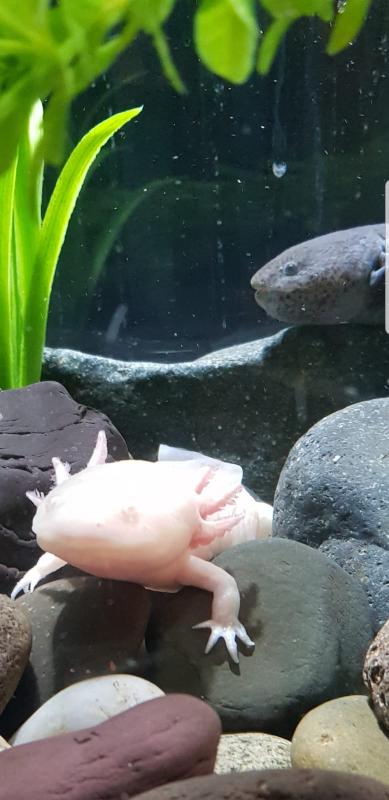
#> input picture Ajolote.jpg, 778 x 1600 px (shown at 1/2 size)
$ python Imagenes.py   (older library calls are emulated)
#> lines starting #> are read from the running program, lines starting #| are printed output that depends on the picture
import cv2
import numpy as np
from skimage import io, img_as_float

img_ajolote_noise = img_as_float(io.imread('Ajolote.jpg', as_gray= True))
#> img_ajolote_noise: shape (1600, 778) float64; min 0.000565, max 1, mean 0.38
img_lola_noise = img_as_float(io.imread('Lola.jpg', as_gray= True))
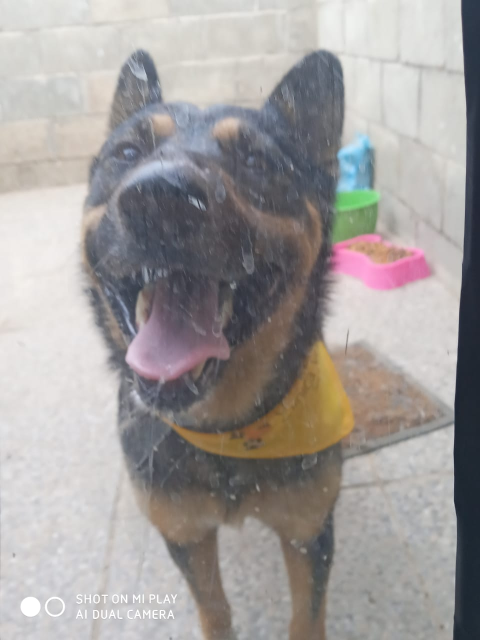
#> input picture Lola.jpg, 960 x 1280 px (shown at 1/2 size)
#> img_lola_noise: shape (1280, 960) float64; min 0.114, max 1, mean 0.621
img_pez_noise = img_as_float(io.imread('Pez.jpg', as_gray= True))
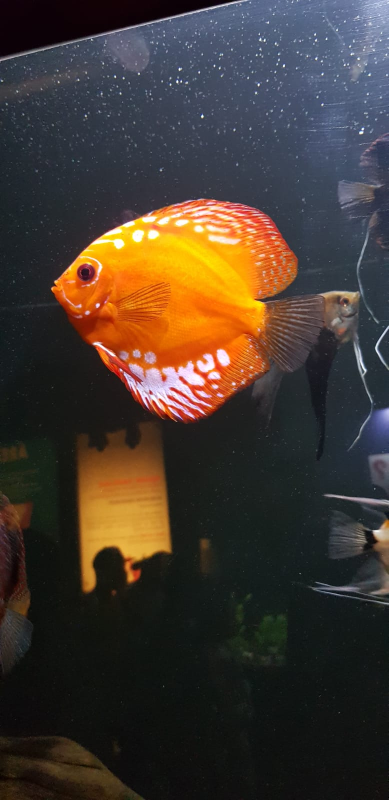
#> input picture pez.jpg, 777 x 1600 px, found by its file name (shown at 1/2 size)
#> img_pez_noise: shape (1600, 777) float64; min 0, max 1, mean 0.23
img_chapala_noise = img_as_float(io.imread('chapala.jpg', as_gray= True))
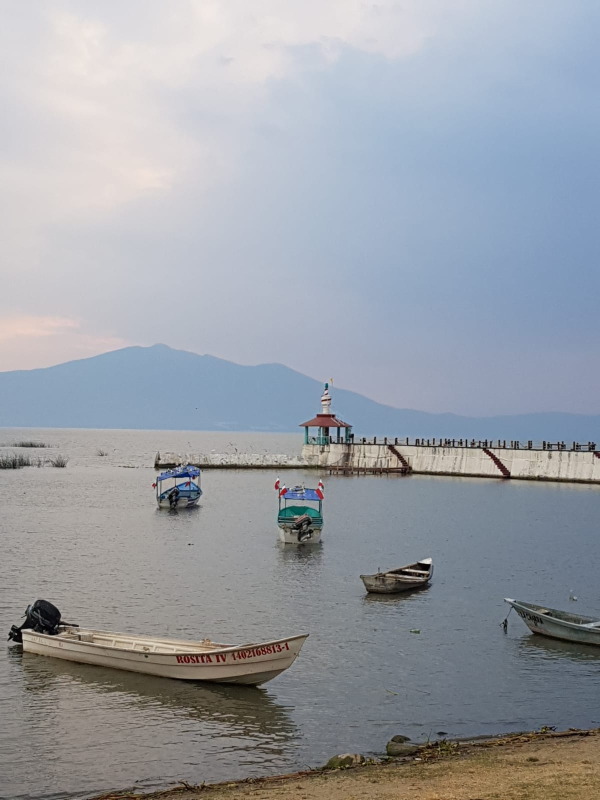
#> input picture chapala.jpg, 1200 x 1600 px (shown at 1/2 size)
#> img_chapala_noise: shape (1600, 1200) float64; min 0, max 0.994, mean 0.62
img_chucky_noise = img_as_float(io.imread('Chucky.jpg', as_gray= True))
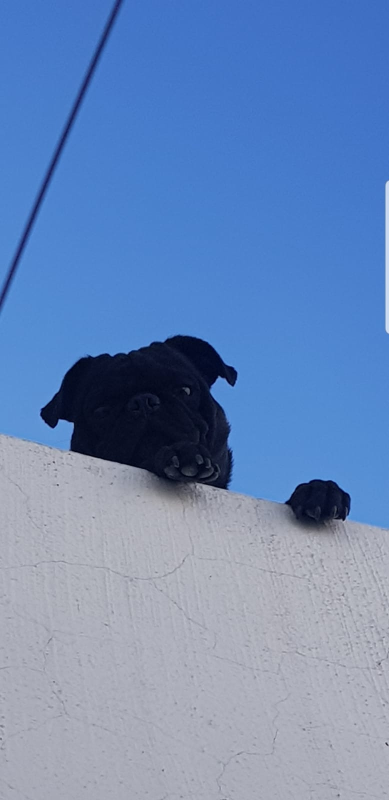
#> input picture Chucky.jpg, 778 x 1600 px (shown at 1/2 size)
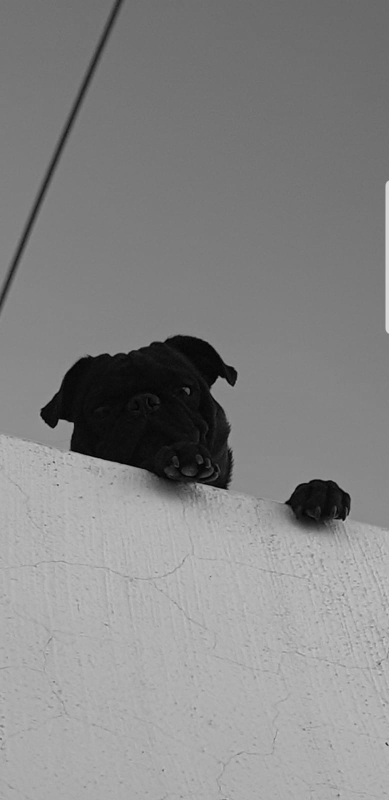
#> img_chucky_noise: shape (1600, 778) float64 (shown at 1/2 size); min 0.00339, max 0.874, mean 0.528
img_paloma_noise = img_as_float(io.imread('Paloma.jpg', as_gray= True))
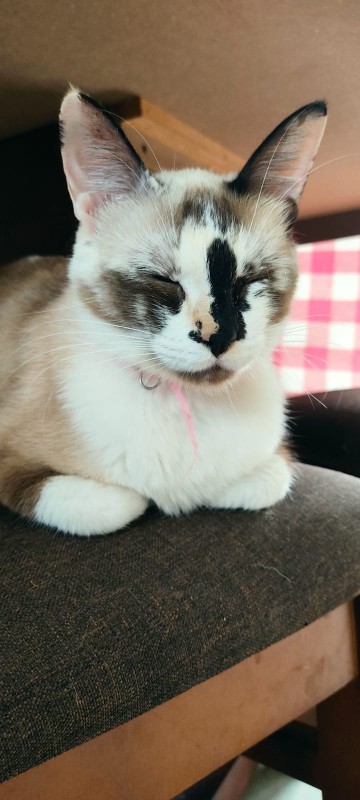
#> input picture Paloma.jpg, 720 x 1600 px (shown at 1/2 size)
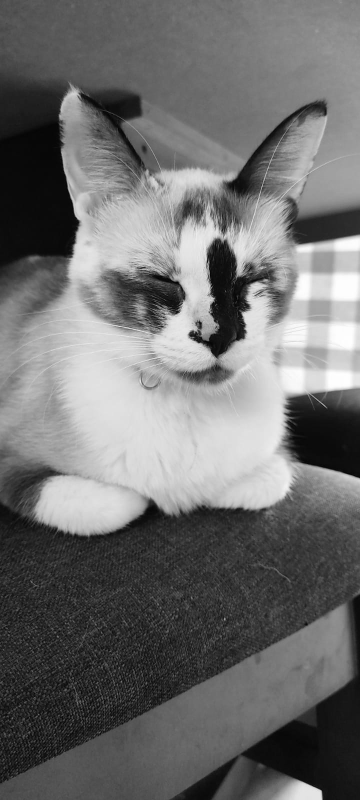
#> img_paloma_noise: shape (1600, 720) float64 (shown at 1/2 size); min 0.000833, max 0.999, mean 0.434
#> (the run stopped early here; a loop or call above may not have finished)
